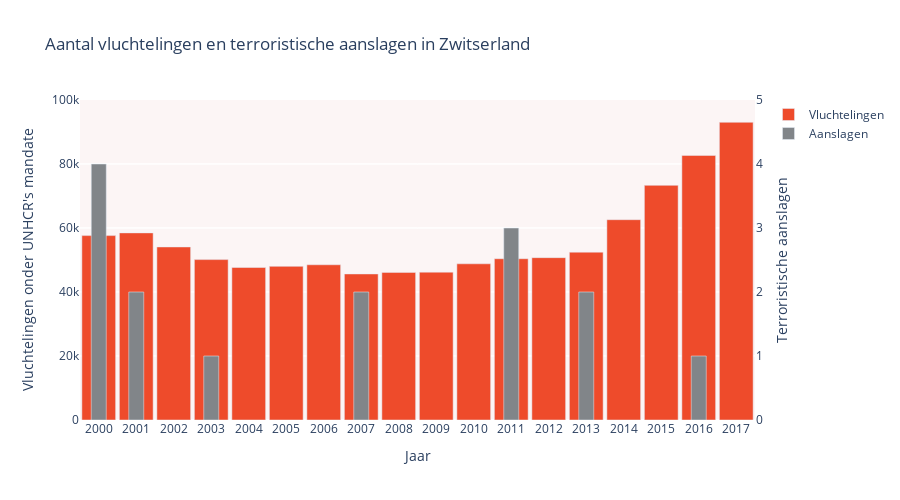

Notebook code cell kept with this figure:
### Markdown cell above
x

### Code cell
import plotly.graph_objs as go
import plotly.express as px
import pandas as pd
import geopandas as gpd
import matplotlib.pyplot as plt

df4 = pd.read_csv('migranten_per_jaar_per_land.csv')
df5 = df4[df4.Year.between(2000, 2017)]
df6 = df5[df5["Country of asylum"] == 'Switzerland']

df7 = pd.read_csv('aanslagen_per_jaar_per_land.csv')
df8 = df7[df7.year.between(2000, 2017)]
df9 = df8[df8["country"] == 'Switzerland']

colors = ['rgb(238, 75, 43)', 'rgb(252,245,245)', 'rgb(129, 133, 137)']
fig = go.Figure()

fig.add_trace(go.Bar(
    x=df6['Year'],
    y=df6["Refugees under UNHCR's mandate"],
    marker_color='rgb(238, 75, 43)',
    name="Vluchtelingen",
    yaxis='y'  
))

fig.add_trace(go.Bar(
    x=df9['year'],
    y=df9[('count')],
    marker_color='rgb(129, 133, 137)',
    name="Aanslagen",
    yaxis='y2',
    width=0.4  
))

fig.update_layout(
    title='Aantal vluchtelingen en terroristische aanslagen in Zwitserland',
    xaxis=dict(type='category'),
    yaxis=dict(range=[0, 100000], title="Vluchtelingen onder UNHCR's mandate" , side='left'),
    yaxis2=dict(range=[0, 5], title="Terroristische aanslagen", overlaying='y', side='right'),  
    xaxis_title='Jaar',
    height=500,
    bargap=0.1,
    plot_bgcolor='rgb(252,245,245)',
)

fig.show()

### Figure 1 — Plotly figure (JSON) as saved in the notebook; plotly's stock layout.template omitted (floating-point values rounded to 4 significant figures)
{"data": [{"marker": {"color": "rgb(238, 75, 43)"}, "name": "Vluchtelingen", "type": "bar", "x": [2000, 2001, 2002, 2003, 2004, 2005, 2006, 2007, 2008, 2009, 2010, 2011, 2012, 2013, 2014, 2015, 2016, 2017], "y": [57624, 58471, 54081, 50126, 47654, 48010, 48508, 45642, 46131, 46204, 48813, 50401, 50733, 52448, 62596, 73326, 82668, 93030], "yaxis": "y"}, {"marker": {"color": "rgb(129, 133, 137)"}, "name": "Aanslagen", "type": "bar", "width": 0.4, "x": [2000, 2001, 2003, 2007, 2011, 2013, 2016], "y": [4, 2, 1, 2, 3, 2, 1], "yaxis": "y2"}], "layout": {"bargap": 0.1, "height": 500, "plot_bgcolor": "rgb(252,245,245)", "title": {"text": "Aantal vluchtelingen en terroristische aanslagen in Zwitserland"}, "xaxis": {"title": {"text": "Jaar"}, "type": "category"}, "yaxis": {"range": [0, 100000], "side": "left", "title": {"text": "Vluchtelingen onder UNHCR's mandate"}}, "yaxis2": {"overlaying": "y", "range": [0, 5], "side": "right", "title": {"text": "Terroristische aanslagen"}}}}
